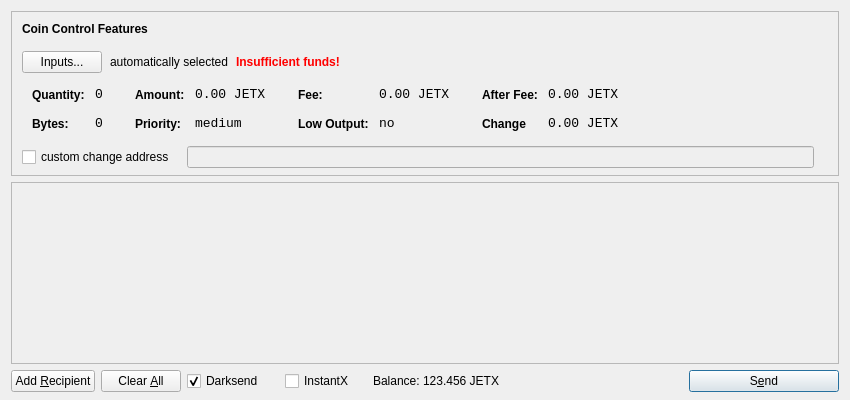
<?xml version="1.0" encoding="UTF-8"?>
<ui version="4.0">
 <class>SendCoinsDialog</class>
 <widget class="QDialog" name="SendCoinsDialog">
  <property name="geometry">
   <rect>
    <x>0</x>
    <y>0</y>
    <width>850</width>
    <height>400</height>
   </rect>
  </property>
  <property name="windowTitle">
   <string>Send Coins</string>
  </property>
  <layout class="QVBoxLayout" name="verticalLayout" stretch="0,1,0">
   <property name="bottomMargin">
    <number>8</number>
   </property>
   <item>
    <widget class="QFrame" name="frameCoinControl">
     <property name="sizePolicy">
      <sizepolicy hsizetype="Expanding" vsizetype="Expanding">
       <horstretch>0</horstretch>
       <verstretch>0</verstretch>
      </sizepolicy>
     </property>
     <property name="maximumSize">
      <size>
       <width>16777215</width>
       <height>16777215</height>
      </size>
     </property>
     <property name="frameShape">
      <enum>QFrame::StyledPanel</enum>
     </property>
     <property name="frameShadow">
      <enum>QFrame::Sunken</enum>
     </property>
     <layout class="QVBoxLayout" name="verticalLayoutCoinControl2">
      <property name="spacing">
       <number>-1</number>
      </property>
      <property name="leftMargin">
       <number>0</number>
      </property>
      <property name="topMargin">
       <number>0</number>
      </property>
      <property name="rightMargin">
       <number>0</number>
      </property>
      <property name="bottomMargin">
       <number>6</number>
      </property>
      <item>
       <layout class="QVBoxLayout" name="verticalLayoutCoinControl" stretch="0,0,0,0,1">
        <property name="spacing">
         <number>0</number>
        </property>
        <property name="leftMargin">
         <number>10</number>
        </property>
        <property name="topMargin">
         <number>10</number>
        </property>
        <item>
         <layout class="QHBoxLayout" name="horizontalLayoutCoinControl1">
          <property name="bottomMargin">
           <number>15</number>
          </property>
          <item>
           <widget class="QLabel" name="labelCoinControlFeatures">
            <property name="sizePolicy">
             <sizepolicy hsizetype="Preferred" vsizetype="Maximum">
              <horstretch>0</horstretch>
              <verstretch>0</verstretch>
             </sizepolicy>
            </property>
            <property name="font">
             <font>
              <weight>75</weight>
              <bold>true</bold>
             </font>
            </property>
            <property name="styleSheet">
             <string notr="true">font-weight:bold;</string>
            </property>
            <property name="text">
             <string>Coin Control Features</string>
            </property>
           </widget>
          </item>
         </layout>
        </item>
        <item>
         <layout class="QHBoxLayout" name="horizontalLayoutCoinControl2" stretch="0,0,0,0">
          <property name="spacing">
           <number>8</number>
          </property>
          <property name="bottomMargin">
           <number>10</number>
          </property>
          <item>
           <widget class="QPushButton" name="pushButtonCoinControl">
            <property name="styleSheet">
             <string notr="true"/>
            </property>
            <property name="text">
             <string>Inputs...</string>
            </property>
           </widget>
          </item>
          <item>
           <widget class="QLabel" name="labelCoinControlAutomaticallySelected">
            <property name="text">
             <string>automatically selected</string>
            </property>
            <property name="margin">
             <number>5</number>
            </property>
           </widget>
          </item>
          <item>
           <widget class="QLabel" name="labelCoinControlInsuffFunds">
            <property name="font">
             <font>
              <weight>75</weight>
              <bold>true</bold>
             </font>
            </property>
            <property name="styleSheet">
             <string notr="true">color:red;font-weight:bold;</string>
            </property>
            <property name="text">
             <string>Insufficient funds!</string>
            </property>
            <property name="margin">
             <number>5</number>
            </property>
           </widget>
          </item>
          <item>
           <spacer name="horizontalSpacerCoinControl">
            <property name="orientation">
             <enum>Qt::Horizontal</enum>
            </property>
            <property name="sizeHint" stdset="0">
             <size>
              <width>40</width>
              <height>1</height>
             </size>
            </property>
           </spacer>
          </item>
         </layout>
        </item>
        <item>
         <widget class="QWidget" name="widgetCoinControl" native="true">
          <property name="sizePolicy">
           <sizepolicy hsizetype="Preferred" vsizetype="Preferred">
            <horstretch>0</horstretch>
            <verstretch>0</verstretch>
           </sizepolicy>
          </property>
          <property name="minimumSize">
           <size>
            <width>0</width>
            <height>0</height>
           </size>
          </property>
          <property name="styleSheet">
           <string notr="true"/>
          </property>
          <layout class="QHBoxLayout" name="horizontalLayoutCoinControl5">
           <property name="margin">
            <number>0</number>
           </property>
           <item>
            <layout class="QHBoxLayout" name="horizontalLayoutCoinControl3" stretch="0,0,0,1">
             <property name="spacing">
              <number>20</number>
             </property>
             <property name="topMargin">
              <number>0</number>
             </property>
             <property name="bottomMargin">
              <number>10</number>
             </property>
             <item>
              <layout class="QFormLayout" name="formLayoutCoinControl1">
               <property name="horizontalSpacing">
                <number>10</number>
               </property>
               <property name="verticalSpacing">
                <number>14</number>
               </property>
               <property name="leftMargin">
                <number>10</number>
               </property>
               <property name="topMargin">
                <number>4</number>
               </property>
               <property name="rightMargin">
                <number>6</number>
               </property>
               <item row="0" column="0">
                <widget class="QLabel" name="labelCoinControlQuantityText">
                 <property name="styleSheet">
                  <string notr="true">font-weight:bold;</string>
                 </property>
                 <property name="text">
                  <string>Quantity:</string>
                 </property>
                 <property name="margin">
                  <number>0</number>
                 </property>
                </widget>
               </item>
               <item row="0" column="1">
                <widget class="QLabel" name="labelCoinControlQuantity">
                 <property name="font">
                  <font>
                   <family>Monospace</family>
                   <pointsize>10</pointsize>
                  </font>
                 </property>
                 <property name="cursor">
                  <cursorShape>IBeamCursor</cursorShape>
                 </property>
                 <property name="contextMenuPolicy">
                  <enum>Qt::ActionsContextMenu</enum>
                 </property>
                 <property name="text">
                  <string>0</string>
                 </property>
                 <property name="margin">
                  <number>0</number>
                 </property>
                 <property name="textInteractionFlags">
                  <set>Qt::LinksAccessibleByMouse|Qt::TextSelectableByKeyboard|Qt::TextSelectableByMouse</set>
                 </property>
                </widget>
               </item>
               <item row="1" column="0">
                <widget class="QLabel" name="labelCoinControlBytesText">
                 <property name="styleSheet">
                  <string notr="true">font-weight:bold;</string>
                 </property>
                 <property name="text">
                  <string>Bytes:</string>
                 </property>
                </widget>
               </item>
               <item row="1" column="1">
                <widget class="QLabel" name="labelCoinControlBytes">
                 <property name="font">
                  <font>
                   <family>Monospace</family>
                   <pointsize>10</pointsize>
                  </font>
                 </property>
                 <property name="cursor">
                  <cursorShape>IBeamCursor</cursorShape>
                 </property>
                 <property name="contextMenuPolicy">
                  <enum>Qt::ActionsContextMenu</enum>
                 </property>
                 <property name="text">
                  <string>0</string>
                 </property>
                 <property name="textInteractionFlags">
                  <set>Qt::LinksAccessibleByMouse|Qt::TextSelectableByKeyboard|Qt::TextSelectableByMouse</set>
                 </property>
                </widget>
               </item>
              </layout>
             </item>
             <item>
              <layout class="QFormLayout" name="formLayoutCoinControl2">
               <property name="horizontalSpacing">
                <number>10</number>
               </property>
               <property name="verticalSpacing">
                <number>14</number>
               </property>
               <property name="leftMargin">
                <number>6</number>
               </property>
               <property name="topMargin">
                <number>4</number>
               </property>
               <property name="rightMargin">
                <number>6</number>
               </property>
               <item row="0" column="0">
                <widget class="QLabel" name="labelCoinControlAmountText">
                 <property name="styleSheet">
                  <string notr="true">font-weight:bold;</string>
                 </property>
                 <property name="text">
                  <string>Amount:</string>
                 </property>
                 <property name="margin">
                  <number>0</number>
                 </property>
                </widget>
               </item>
               <item row="0" column="1">
                <widget class="QLabel" name="labelCoinControlAmount">
                 <property name="font">
                  <font>
                   <family>Monospace</family>
                   <pointsize>10</pointsize>
                  </font>
                 </property>
                 <property name="cursor">
                  <cursorShape>IBeamCursor</cursorShape>
                 </property>
                 <property name="contextMenuPolicy">
                  <enum>Qt::ActionsContextMenu</enum>
                 </property>
                 <property name="text">
                  <string>0.00 JETX</string>
                 </property>
                 <property name="textInteractionFlags">
                  <set>Qt::LinksAccessibleByMouse|Qt::TextSelectableByKeyboard|Qt::TextSelectableByMouse</set>
                 </property>
                </widget>
               </item>
               <item row="1" column="0">
                <widget class="QLabel" name="labelCoinControlPriorityText">
                 <property name="styleSheet">
                  <string notr="true">font-weight:bold;</string>
                 </property>
                 <property name="text">
                  <string>Priority:</string>
                 </property>
                </widget>
               </item>
               <item row="1" column="1">
                <widget class="QLabel" name="labelCoinControlPriority">
                 <property name="font">
                  <font>
                   <family>Monospace</family>
                   <pointsize>10</pointsize>
                  </font>
                 </property>
                 <property name="cursor">
                  <cursorShape>IBeamCursor</cursorShape>
                 </property>
                 <property name="contextMenuPolicy">
                  <enum>Qt::ActionsContextMenu</enum>
                 </property>
                 <property name="text">
                  <string>medium</string>
                 </property>
                 <property name="textInteractionFlags">
                  <set>Qt::LinksAccessibleByMouse|Qt::TextSelectableByKeyboard|Qt::TextSelectableByMouse</set>
                 </property>
                </widget>
               </item>
              </layout>
             </item>
             <item>
              <layout class="QFormLayout" name="formLayoutCoinControl3">
               <property name="horizontalSpacing">
                <number>10</number>
               </property>
               <property name="verticalSpacing">
                <number>14</number>
               </property>
               <property name="leftMargin">
                <number>6</number>
               </property>
               <property name="topMargin">
                <number>4</number>
               </property>
               <property name="rightMargin">
                <number>6</number>
               </property>
               <item row="0" column="0">
                <widget class="QLabel" name="labelCoinControlFeeText">
                 <property name="styleSheet">
                  <string notr="true">font-weight:bold;</string>
                 </property>
                 <property name="text">
                  <string>Fee:</string>
                 </property>
                 <property name="margin">
                  <number>0</number>
                 </property>
                </widget>
               </item>
               <item row="0" column="1">
                <widget class="QLabel" name="labelCoinControlFee">
                 <property name="font">
                  <font>
                   <family>Monospace</family>
                   <pointsize>10</pointsize>
                  </font>
                 </property>
                 <property name="cursor">
                  <cursorShape>IBeamCursor</cursorShape>
                 </property>
                 <property name="contextMenuPolicy">
                  <enum>Qt::ActionsContextMenu</enum>
                 </property>
                 <property name="text">
                  <string>0.00 JETX</string>
                 </property>
                 <property name="textInteractionFlags">
                  <set>Qt::LinksAccessibleByMouse|Qt::TextSelectableByKeyboard|Qt::TextSelectableByMouse</set>
                 </property>
                </widget>
               </item>
               <item row="1" column="0">
                <widget class="QLabel" name="labelCoinControlLowOutputText">
                 <property name="styleSheet">
                  <string notr="true">font-weight:bold;</string>
                 </property>
                 <property name="text">
                  <string>Low Output:</string>
                 </property>
                </widget>
               </item>
               <item row="1" column="1">
                <widget class="QLabel" name="labelCoinControlLowOutput">
                 <property name="font">
                  <font>
                   <family>Monospace</family>
                   <pointsize>10</pointsize>
                  </font>
                 </property>
                 <property name="cursor">
                  <cursorShape>IBeamCursor</cursorShape>
                 </property>
                 <property name="contextMenuPolicy">
                  <enum>Qt::ActionsContextMenu</enum>
                 </property>
                 <property name="text">
                  <string>no</string>
                 </property>
                 <property name="textInteractionFlags">
                  <set>Qt::LinksAccessibleByMouse|Qt::TextSelectableByKeyboard|Qt::TextSelectableByMouse</set>
                 </property>
                </widget>
               </item>
              </layout>
             </item>
             <item>
              <layout class="QFormLayout" name="formLayoutCoinControl4">
               <property name="horizontalSpacing">
                <number>10</number>
               </property>
               <property name="verticalSpacing">
                <number>14</number>
               </property>
               <property name="leftMargin">
                <number>6</number>
               </property>
               <property name="topMargin">
                <number>4</number>
               </property>
               <property name="rightMargin">
                <number>6</number>
               </property>
               <item row="0" column="0">
                <widget class="QLabel" name="labelCoinControlAfterFeeText">
                 <property name="styleSheet">
                  <string notr="true">font-weight:bold;</string>
                 </property>
                 <property name="text">
                  <string>After Fee:</string>
                 </property>
                 <property name="margin">
                  <number>0</number>
                 </property>
                </widget>
               </item>
               <item row="0" column="1">
                <widget class="QLabel" name="labelCoinControlAfterFee">
                 <property name="font">
                  <font>
                   <family>Monospace</family>
                   <pointsize>10</pointsize>
                  </font>
                 </property>
                 <property name="cursor">
                  <cursorShape>IBeamCursor</cursorShape>
                 </property>
                 <property name="contextMenuPolicy">
                  <enum>Qt::ActionsContextMenu</enum>
                 </property>
                 <property name="text">
                  <string>0.00 JETX</string>
                 </property>
                 <property name="textInteractionFlags">
                  <set>Qt::LinksAccessibleByMouse|Qt::TextSelectableByKeyboard|Qt::TextSelectableByMouse</set>
                 </property>
                </widget>
               </item>
               <item row="1" column="0">
                <widget class="QLabel" name="labelCoinControlChangeText">
                 <property name="styleSheet">
                  <string notr="true">font-weight:bold;</string>
                 </property>
                 <property name="text">
                  <string>Change</string>
                 </property>
                </widget>
               </item>
               <item row="1" column="1">
                <widget class="QLabel" name="labelCoinControlChange">
                 <property name="font">
                  <font>
                   <family>Monospace</family>
                   <pointsize>10</pointsize>
                  </font>
                 </property>
                 <property name="cursor">
                  <cursorShape>IBeamCursor</cursorShape>
                 </property>
                 <property name="contextMenuPolicy">
                  <enum>Qt::ActionsContextMenu</enum>
                 </property>
                 <property name="text">
                  <string>0.00 JETX</string>
                 </property>
                 <property name="textInteractionFlags">
                  <set>Qt::LinksAccessibleByMouse|Qt::TextSelectableByKeyboard|Qt::TextSelectableByMouse</set>
                 </property>
                </widget>
               </item>
              </layout>
             </item>
            </layout>
           </item>
          </layout>
         </widget>
        </item>
        <item>
         <layout class="QHBoxLayout" name="horizontalLayoutCoinControl4" stretch="0,0,0">
          <property name="spacing">
           <number>12</number>
          </property>
          <property name="sizeConstraint">
           <enum>QLayout::SetDefaultConstraint</enum>
          </property>
          <property name="topMargin">
           <number>5</number>
          </property>
          <property name="rightMargin">
           <number>5</number>
          </property>
          <item>
           <widget class="QCheckBox" name="checkBoxCoinControlChange">
            <property name="text">
             <string>custom change address</string>
            </property>
           </widget>
          </item>
          <item>
           <widget class="QLineEdit" name="lineEditCoinControlChange">
            <property name="enabled">
             <bool>false</bool>
            </property>
            <property name="sizePolicy">
             <sizepolicy hsizetype="Expanding" vsizetype="Fixed">
              <horstretch>0</horstretch>
              <verstretch>0</verstretch>
             </sizepolicy>
            </property>
           </widget>
          </item>
          <item>
           <widget class="QLabel" name="labelCoinControlChangeLabel">
            <property name="sizePolicy">
             <sizepolicy hsizetype="Preferred" vsizetype="Expanding">
              <horstretch>0</horstretch>
              <verstretch>0</verstretch>
             </sizepolicy>
            </property>
            <property name="minimumSize">
             <size>
              <width>0</width>
              <height>0</height>
             </size>
            </property>
            <property name="text">
             <string/>
            </property>
            <property name="margin">
             <number>3</number>
            </property>
           </widget>
          </item>
         </layout>
        </item>
        <item>
         <spacer name="verticalSpacerCoinControl">
          <property name="orientation">
           <enum>Qt::Vertical</enum>
          </property>
          <property name="sizeHint" stdset="0">
           <size>
            <width>800</width>
            <height>1</height>
           </size>
          </property>
         </spacer>
        </item>
       </layout>
      </item>
     </layout>
    </widget>
   </item>
   <item>
    <widget class="QScrollArea" name="scrollArea">
     <property name="widgetResizable">
      <bool>true</bool>
     </property>
     <widget class="QWidget" name="scrollAreaWidgetContents">
      <property name="geometry">
       <rect>
        <x>0</x>
        <y>0</y>
        <width>830</width>
        <height>165</height>
       </rect>
      </property>
      <layout class="QVBoxLayout" name="verticalLayout_2">
       <property name="margin">
        <number>0</number>
       </property>
       <item>
        <layout class="QVBoxLayout" name="entries">
         <property name="spacing">
          <number>6</number>
         </property>
        </layout>
       </item>
       <item>
        <spacer name="verticalSpacer">
         <property name="orientation">
          <enum>Qt::Vertical</enum>
         </property>
         <property name="sizeHint" stdset="0">
          <size>
           <width>20</width>
           <height>40</height>
          </size>
         </property>
        </spacer>
       </item>
      </layout>
     </widget>
    </widget>
   </item>
   <item>
    <layout class="QHBoxLayout" name="horizontalLayout">
     <item>
      <widget class="QPushButton" name="addButton">
       <property name="toolTip">
        <string>Send to multiple recipients at once</string>
       </property>
       <property name="text">
        <string>Add &amp;Recipient</string>
       </property>
       <property name="autoDefault">
        <bool>false</bool>
       </property>
      </widget>
     </item>
     <item>
      <widget class="QPushButton" name="clearButton">
       <property name="sizePolicy">
        <sizepolicy hsizetype="Minimum" vsizetype="Fixed">
         <horstretch>0</horstretch>
         <verstretch>0</verstretch>
        </sizepolicy>
       </property>
       <property name="toolTip">
        <string>Remove all transaction fields</string>
       </property>
       <property name="text">
        <string>Clear &amp;All</string>
       </property>
       <property name="autoRepeatDelay">
        <number>300</number>
       </property>
       <property name="autoDefault">
        <bool>false</bool>
       </property>
      </widget>
     </item>
     <item>
      <layout class="QHBoxLayout" name="horizontalLayout_2">
       <property name="spacing">
        <number>3</number>
       </property>
        <item>
        <widget class="QCheckBox" name="checkUseDarksend">
         <property name="minimumSize">
          <size>
           <width>95</width>
           <height>0</height>
          </size>
         </property>
         <property name="text">
          <string>Darksend</string>
         </property>
         <property name="checked">
          <bool>true</bool>
         </property>
        </widget>
       </item>
       <item>
        <widget class="QCheckBox" name="checkInstantX">
         <property name="enabled">
          <bool>true</bool>
         </property>
         <property name="minimumSize">
          <size>
           <width>85</width>
           <height>0</height>
          </size>
         </property>
         <property name="text">
          <string>InstantX</string>
         </property>
        </widget>
       </item>
       <item>
        <widget class="QLabel" name="label">
         <property name="sizePolicy">
          <sizepolicy hsizetype="Preferred" vsizetype="Fixed">
           <horstretch>0</horstretch>
           <verstretch>0</verstretch>
          </sizepolicy>
         </property>
         <property name="text">
          <string>Balance:</string>
         </property>
        </widget>
       </item>
       <item>
        <widget class="QLabel" name="labelBalance">
         <property name="sizePolicy">
          <sizepolicy hsizetype="Preferred" vsizetype="Fixed">
           <horstretch>0</horstretch>
           <verstretch>0</verstretch>
          </sizepolicy>
         </property>
         <property name="cursor">
          <cursorShape>IBeamCursor</cursorShape>
         </property>
         <property name="text">
          <string>123.456 JETX</string>
         </property>
         <property name="textInteractionFlags">
          <set>Qt::LinksAccessibleByMouse|Qt::TextSelectableByKeyboard|Qt::TextSelectableByMouse</set>
         </property>
        </widget>
       </item>
      </layout>
     </item>
     <item>
      <spacer name="horizontalSpacer">
       <property name="orientation">
        <enum>Qt::Horizontal</enum>
       </property>
       <property name="sizeHint" stdset="0">
        <size>
         <width>40</width>
         <height>20</height>
        </size>
       </property>
      </spacer>
     </item>
     <item>
      <widget class="QPushButton" name="sendButton">
       <property name="minimumSize">
        <size>
         <width>150</width>
         <height>0</height>
        </size>
       </property>
       <property name="toolTip">
        <string>Confirm the send action</string>
       </property>
       <property name="text">
        <string>S&amp;end</string>
       </property>
       <property name="icon">
        <iconset resource="../bitcoin.qrc">
         <normaloff>:/icons/send</normaloff>:/icons/send</iconset>
       </property>
       <property name="default">
        <bool>true</bool>
       </property>
      </widget>
     </item>
    </layout>
   </item>
  </layout>
 </widget>
 <resources>
  <include location="../bitcoin.qrc"/>
 </resources>
 <connections/>
</ui>
